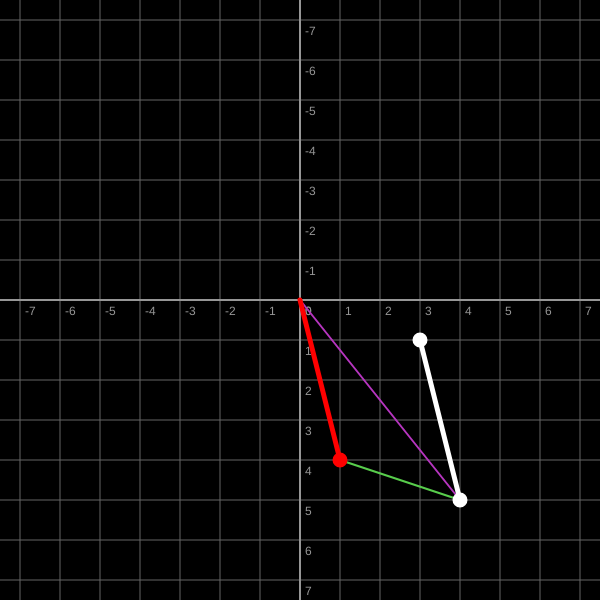
Frame 1 (no input)
Frame 2 (the mouse pressed at the canvas centre, redrawn once): identical to frame 1, image omitted

The p5.js sketch that drew this single still picture (run headless with seeded random() and noise() and a simulated clock; the mouse was pressed at the canvas centre and the sketch redrawn once):

// p5.js sketch
// ── sketch.js
// IMA NYU Shanghai
// The Nature of Code
// MOQN
// Feb 20 2017

var RESOLUTION = 40;
var currVector;

function setup() {
  createCanvas(600, 600);
  currVector = createVector(0, 0);

  var vector1 = createVector(4, 5);
  var vector2 = createVector(3, 1);

  // display vectors
  background(0);
  drawGrid();

  addVector(vector1.x, vector1.y);
  subVector(vector2.x, vector2.y);
  drawSumVector();

  // let's draw the two vectors
  stroke(255);
  line(vector1.x * RESOLUTION, vector1.y * RESOLUTION,
    vector2.x * RESOLUTION, vector2.y * RESOLUTION);
  fill(255);
  ellipse(vector1.x * RESOLUTION, vector1.y * RESOLUTION, 10, 10);
  ellipse(vector2.x * RESOLUTION, vector2.y * RESOLUTION, 10, 10)

}


function draw() {
  noLoop();
}








// Don't worry about the functions below

function addVector(x, y) {
  // calculation
  var newVector = createVector(x, y);
  var prevVector = currVector.copy();
  currVector.add(newVector);
  // display the result
  var c = color(random(255), random(255), random(255));
  stroke(c);
  strokeWeight(2);
  line(prevVector.x * RESOLUTION, prevVector.y * RESOLUTION,
    currVector.x * RESOLUTION, currVector.y * RESOLUTION);
  fill(c);
  ellipse(currVector.x * RESOLUTION, currVector.y * RESOLUTION, 10, 10);
}

function subVector(x, y) {
  // calculation
  var newVector = createVector(x, y);
  var prevVector = currVector.copy();
  currVector.sub(newVector);
  // display the result
  var c = color(random(255), random(255), random(255));
  stroke(c);
  strokeWeight(2);
  line(prevVector.x * RESOLUTION, prevVector.y * RESOLUTION,
    currVector.x * RESOLUTION, currVector.y * RESOLUTION);
  fill(c);
  ellipse(currVector.x * RESOLUTION, currVector.y * RESOLUTION, 10, 10);
}

function multVector(val) {
  // calculation
  var prevVector = currVector.copy();
  currVector.mult(val);
  // display the result
  var c = color(random(255), random(255), random(255));
  stroke(c);
  strokeWeight(2);
  line(prevVector.x * RESOLUTION, prevVector.y * RESOLUTION,
    currVector.x * RESOLUTION, currVector.y * RESOLUTION);
  fill(c);
  ellipse(currVector.x * RESOLUTION, currVector.y * RESOLUTION, 10, 10);
}

function divVector(val) {
  if (val === 0) {
    print("!!! Cannot divide by 0 !!!");
    return;
  }
  // calculation
  var prevVector = currVector.copy();
  currVector.div(val);
  // display the result
  var c = color(random(255), random(255), random(255));
  stroke(c);
  strokeWeight(2);
  line(prevVector.x * RESOLUTION, prevVector.y * RESOLUTION,
    currVector.x * RESOLUTION, currVector.y * RESOLUTION);
  fill(c);
  ellipse(currVector.x * RESOLUTION, currVector.y * RESOLUTION, 10, 10);
}

function drawSumVector() {
  var c = color(255, 0, 0);
  stroke(c);
  strokeWeight(5);
  line(0, 0, currVector.x * RESOLUTION, currVector.y * RESOLUTION);
  fill(c);
  ellipse(currVector.x * RESOLUTION, currVector.y * RESOLUTION, 10, 10);
  printVector(currVector);
}

function drawGrid() {
  translate(width / 2, height / 2);
  // lines on x
  for (var x = -width; x < width; x += RESOLUTION) {
    stroke(100);
    strokeWeight(1);
    line(x, -height, x, height);
    fill(150);
    noStroke();
    text(x / RESOLUTION, x + 5, 15);
  }
  // lines on y
  for (var y = -height; y < height; y += RESOLUTION) {
    stroke(100);
    strokeWeight(1);
    line(-width, y, width, y);
    fill(150);
    noStroke();
    text(y / RESOLUTION, 5, y + 15);
  }
  // draw the origin 
  stroke(150);
  strokeWeight(2);
  line(0, -height, 0, height);
  line(-width, 0, width, 0);
}

function printVector(v) {
  print("(" + v.x + ", " + v.y + ")");
}
